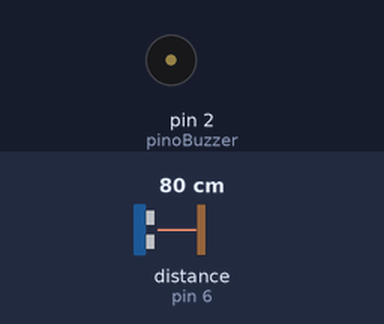
Recording of a sketch running on a simulated Arduino Uno, built with avr-gcc and run on an emulated ATmega328P. Parts: buzzer (waves = sounding). The test bench sets the inputs (shaded band); at power-on: distance to the obstacle (sensor on pin 6) 80 cm. The echo pulse lasts 58.3 µs per cm.

Above: at 1.3 s.
1.4 s: distance to the obstacle (sensor on pin 6) set to 34 cm
3.2 s: distance to the obstacle (sensor on pin 6) set to 28 cm
At 4.7 s:
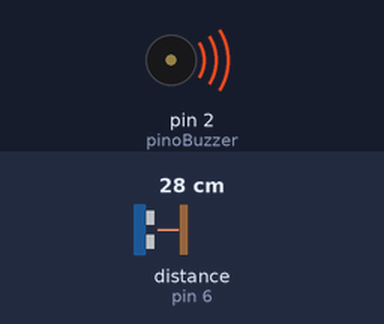
5.5 s: distance to the obstacle (sensor on pin 6) set to 35 cm
At 6.6 s:
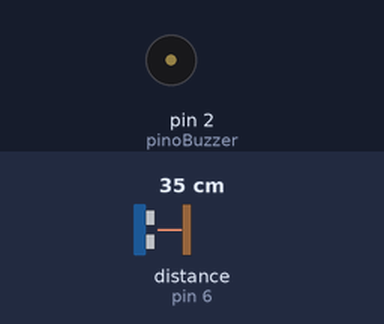
7.5 s: distance to the obstacle (sensor on pin 6) set to 2 cm
At 8.4 s:
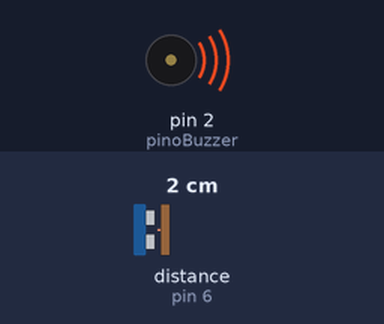
Timing chart, 0 to 10.5 s (numbered marks = the images above; inputs shaded):
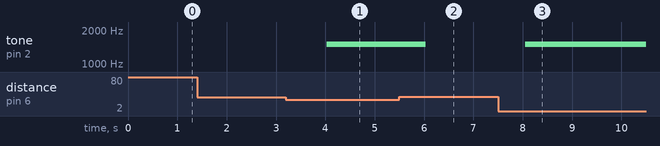

Measured:
- the behaviour switches between 31 and 30 cm on distance to the obstacle (sensor on pin 6) (found by bisection; images 0 and 1)
- after the input at 1.4 s, every drawn part: stays the same
- after the input at 3.2 s, tone on pin 2 (pinoBuzzer): silent → 1500 Hz after 0.83 s
- after the input at 5.5 s, tone on pin 2 (pinoBuzzer): 1500 Hz → silent after 0.54 s
- after the input at 7.5 s, tone on pin 2 (pinoBuzzer): silent → 1500 Hz after 0.55 s

The sketch:

sketch_car0003.ino
```cpp
#include "Ultrasonic.h"

const int echoPin = 6;
const int trigPin = 7;

const int pinoBuzzer = 2;

Ultrasonic ultrasonic(trigPin,echoPin);

int distancia;

void setup(){
pinMode(echoPin, INPUT);
pinMode(trigPin, OUTPUT);
pinMode(pinoBuzzer, OUTPUT);
}
void loop(){

hcsr04();

if(distancia <= 30){
tone(pinoBuzzer,1500);
}else{
noTone(pinoBuzzer);
}
}

void hcsr04(){
digitalWrite(trigPin, LOW);
delayMicroseconds(2);
digitalWrite(trigPin, HIGH);
delayMicroseconds(10);
digitalWrite(trigPin, LOW);

distancia = (ultrasonic.Ranging(CM));
delay(500);
}
```
